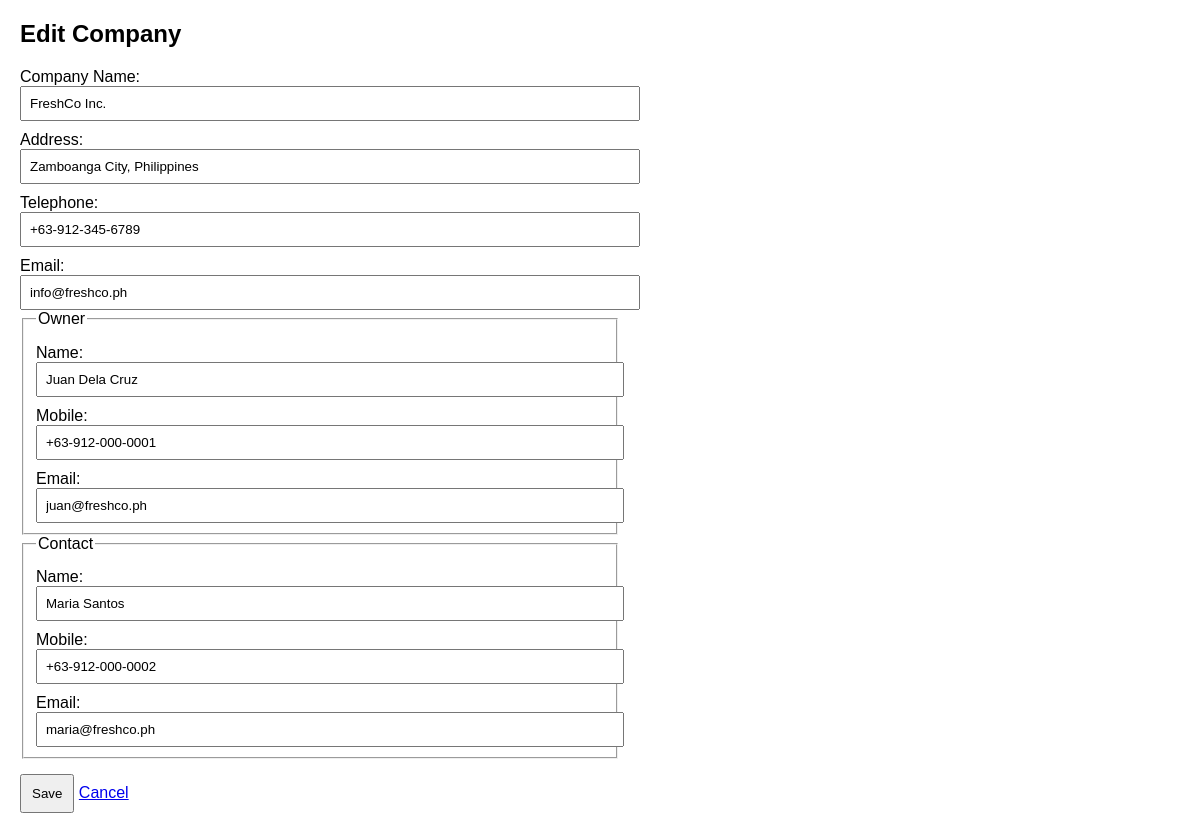
Screenshot of /companies/1/edit (signed in) with the database file from the repository.
### tables this page shows
CREATE TABLE IF NOT EXISTS `companies` (
    `id`                       INT            NOT NULL AUTO_INCREMENT,
    `company_name`             VARCHAR(255)   NOT NULL,
    `company_address`          TEXT           DEFAULT NULL,
    `company_telephone_number` VARCHAR(50)    DEFAULT NULL,
    `company_email_address`    VARCHAR(255)   DEFAULT NULL,
    `owner_name`               VARCHAR(255)   DEFAULT NULL,
    `owner_mobile_number`      VARCHAR(50)    DEFAULT NULL,
    `owner_email_address`      VARCHAR(255)   DEFAULT NULL,
    `contact_name`             VARCHAR(255)   DEFAULT NULL,
    `contact_mobile_number`    VARCHAR(50)    DEFAULT NULL,
    `contact_email_address`    VARCHAR(255)   DEFAULT NULL,
    `is_active`                TINYINT(1)     NOT NULL DEFAULT 1,
    `created_at`               TIMESTAMP      NOT NULL DEFAULT CURRENT_TIMESTAMP,
    PRIMARY KEY (`id`)
);

### config.php (called while the page is built, shortened)
<?php
function h($str) {
    return htmlspecialchars($str, ENT_QUOTES, 'UTF-8');
}
?>

### company_form.php (the view, shortened to what this page needs)
<?php
require 'config.php';
$id = $_GET['id'] ?? null;
$company = null;
if ($id) {
    $sql = $pdo->prepare("SELECT * FROM companies WHERE id = ?");
    $sql->execute([$id]);
    $company = $sql->fetch();
}
?>
<!DOCTYPE html>
<html>
<head>
</head>
<body>
    <h2><?= $id ? 'Edit' : 'Add' ?> Company</h2>
    <form method="post">
        <label>Company Name: <input name="company_name" value="<?= h($company['company_name'] ?? '') ?>" required></label>
        <label>Address: <input name="company_address" value="<?= h($company['company_address'] ?? '') ?>" required></label>
        <label>Telephone: <input name="company_telephone_number" value="<?= h($company['company_telephone_number'] ?? '') ?>" required></label>
        <label>Email: <input type="email" name="company_email_address" value="<?= h($company['company_email_address'] ?? '') ?>" required></label>
        <fieldset>
            <legend>Owner</legend>
            <label>Name: <input name="owner_name" value="<?= h($company['owner_name'] ?? '') ?>" required></label>
            <label>Mobile: <input name="owner_mobile_number" value="<?= h($company['owner_mobile_number'] ?? '') ?>" required></label>
            <label>Email: <input type="email" name="owner_email_address" value="<?= h($company['owner_email_address'] ?? '') ?>" required></label>
        </fieldset>
        <fieldset>
            <legend>Contact</legend>
            <label>Name: <input name="contact_name" value="<?= h($company['contact_name'] ?? '') ?>" required></label>
            <label>Mobile: <input name="contact_mobile_number" value="<?= h($company['contact_mobile_number'] ?? '') ?>" required></label>
            <label>Email: <input type="email" name="contact_email_address" value="<?= h($company['contact_email_address'] ?? '') ?>" required></label>
        </fieldset>
        <button type="submit">Save</button>
        <a href="/stii_module_b/companies">Cancel</a>
    </form>
</body>
</html>

### company_form.php (style rules this page uses)
body { font-family: Arial; margin: 20px; }
form { max-width: 600px; }
label { display: block; margin-top: 10px; }
input, textarea { width: 100%; padding: 8px; }
button { margin-top: 15px; padding: 10px; }

### rows the page displays
companies: company_name "FreshCo Inc.", company_address "Zamboanga City, Philippines", company_telephone_number "+63-912-345-6789", company_email_address "info@freshco.ph", owner_name "Juan Dela Cruz", owner_mobile_number "+63-912-000-0001", owner_email_address "juan@freshco.ph", contact_name "Maria Santos", contact_mobile_number "+63-912-000-0002", contact_email_address "maria@freshco.ph"
